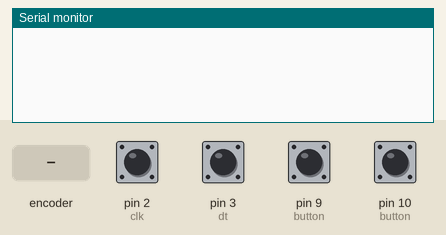
Simulated run of this sketch. Board: Arduino Uno, built with avr-gcc and run on an emulated ATmega328P. Parts: the last lines printed to the serial monitor. The test bench sets the inputs (shaded band); at power-on: pin 2 (clk), pin 3 (dt), pin 9 (button), pin 10 (button) HIGH.

Above: at 1.2 s.
1.3 s: rotary encoder on pin 2 (clk) / pin 3 (dt) turned 1 step (first pin leading)
At 2.2 s:
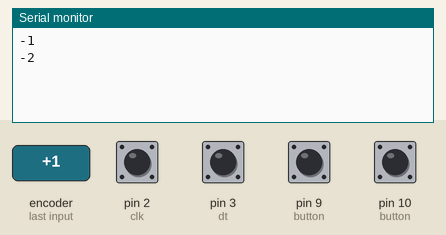
3.0 s: pin 9 (button) pulled LOW for 0.15 s
At 4.0 s:
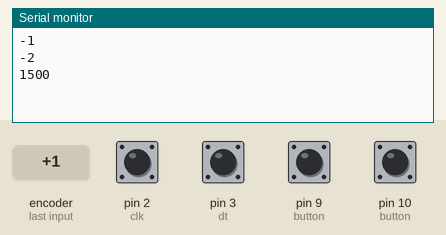
4.6 s: pin 10 (button) pulled LOW for 0.15 s
At 5.2 s:
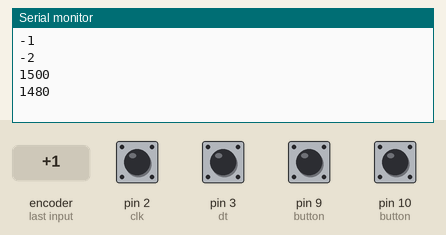
6.2 s: rotary encoder on pin 2 (clk) / pin 3 (dt) turned 1 step (first pin leading)
At 7.1 s:
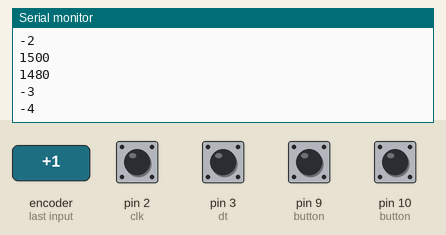
Timing chart, 0 to 8.9 s (numbered marks = the images above; inputs shaded):
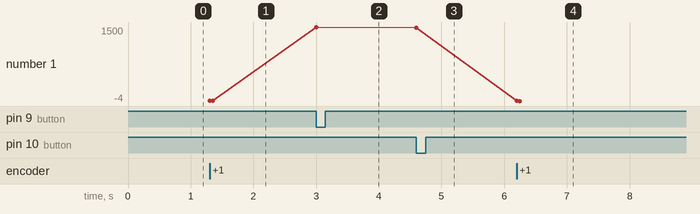

The sketch:

a1.ino
```cpp
// Name: Cameron MacMillan
// Class: EENG350 (Group 12)
//
// Code for encoder and LED cycle with gas and break button.
// To run install EnableInterrupt library to allow more than
// 2 interrupt pins and connect the pins according to the comments.
// Comment out either the interrupt encoder or the non-interrupt encoder
// so they don't interfere.
//
// also the programs assumes leds are setup in an active LOW configuration

#include <EnableInterrupt.h>
volatile int pos = 0;
volatile unsigned long prevEncTime = 0;
volatile unsigned long prevGasTime = 0;
volatile unsigned long prevBreakTime = 0;

int thisA;
int thisB;
int lastA;
int lastB;
volatile unsigned long waitTime = 1500;
int stepArray[8] = {5,6,7,8,5,6,7,8};
int step = 0;

void setup() {
  Serial.begin(9600);
  pinMode(2, INPUT_PULLUP); //clk
  pinMode(3, INPUT_PULLUP); //dt
  pinMode(4, INPUT_PULLUP); //sw
  pinMode(5, OUTPUT); // green LED 1
  pinMode(6, OUTPUT); // red LED 2
  pinMode(7, OUTPUT); // green LED 3
  pinMode(8, OUTPUT); // red LED 4
  pinMode(9, INPUT_PULLUP); // button
  pinMode(10, INPUT_PULLUP); // button
  enableInterrupt(2, encoderIsr, CHANGE); // CW because clk first
  enableInterrupt(9, gasButton, FALLING);
  enableInterrupt(10, breakButton, FALLING);

  digitalWrite(5, HIGH);
  digitalWrite(6, HIGH);
  digitalWrite(7, HIGH);
  digitalWrite(8, HIGH);

}

void loop() {
// Code for LEDs
  delay(waitTime);
  if (step == 8) {
    step=0;
  }
  if (step < 4) {
    digitalWrite(stepArray[step], LOW);
  }
  if (step >= 4) {
    digitalWrite(stepArray[step], HIGH);
  }
  step++;
// End Code for LEDs

// Code for non inturrupt encoder
/*
  thisA = digitalRead(2);
  thisB = digitalRead(3);
  if (lastA != thisA) {
    if (thisA == thisB) {
      pos++;
      Serial.println(pos);
    }
    if (thisA != thisB) {
      pos--;
      Serial.println(pos);
    }
  }
  lastA = thisA;
  lastB = thisB;
*/
// End non inturrupt encoder
}
// LED Button Inturrupts
void gasButton() {
  if (millis() - prevGasTime < 100 || waitTime == 20) { // waitTime is for not overflow
    return;
  }
  Serial.println(waitTime);
  waitTime = waitTime - 20;
  prevGasTime = millis();
}

void breakButton() {
  if (millis() - prevBreakTime < 100 || waitTime == 10000) { // waitTime is for notoverflow
    return;
  }
  Serial.println(waitTime);
  waitTime = waitTime + 20;
  prevBreakTime = millis();
}
// END LED Button ISR

// Encoder Interrupt code
void encoderIsr() {
  if (millis() - prevEncTime < 50) {
    return;
  }

  int clkPin = digitalRead(2);
  int dtPin = digitalRead(3);
  if (clkPin == dtPin) {
    pos++;
  }
  else {
    pos--;
  }
  prevEncTime = millis();
  Serial.println(pos);
}
```

Measured:
- after the input at 1.3 s, the serial monitor: prints a new line at once (image 1)
- after the input at 3.0 s, the serial monitor: prints a new line at once (image 2)
- after the input at 4.6 s, the serial monitor: prints a new line at once (image 3)
- after the input at 6.2 s, the serial monitor: prints a new line at once (image 4)
- plotted number 1: -2 → 1500 after the input at 3.0 s, 1500 → 1480 after the input at 4.6 s, 1480 → -4 after the input at 6.2 s
